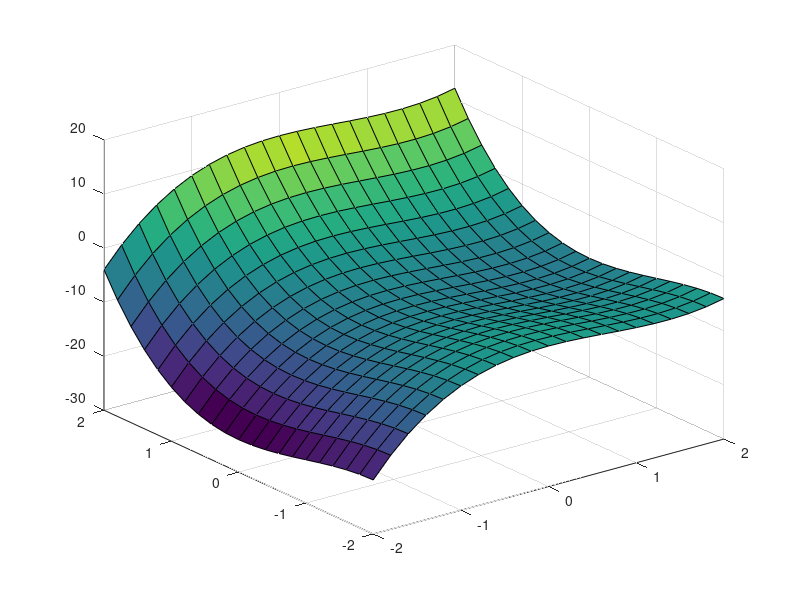

This chart was generated by the following MATLAB code: (Note: this script raises an error after producing the figure.)
%% part a.)

[x,y] = meshgrid(-2:.2:2, -2:.2:2);
z=(x.^3)+(y.^3)-(2.*x.^2)+(3.*y.^2)-8

surf(x,y,z);

%roots for df/dx=0
a = solve('3*x^2-4*x=0','x');

%roots for df/dy=0
b = solve('3*y^2+6*y=0','y');

hold on
plot3(a(1),b(1),-7,'ro')
plot3(a(1),b(2),-7,'ro')
plot3(a(2),b(1),-7,'ro')
plot3(a(2),b(2),-7,'ro')

syms x y z
z=(x.^3)+(y.^3)-(2.*x.^2)+(3.*y.^2)-8


%% part b.)

syms t

diff(simplify(((1+t)^3)+((-1+3*t)^3)-(2*(1+t)^2)+(3*(-1+3*t)^2)-8),t)

solve('84*t^2 + 2*t - 10=0',t)